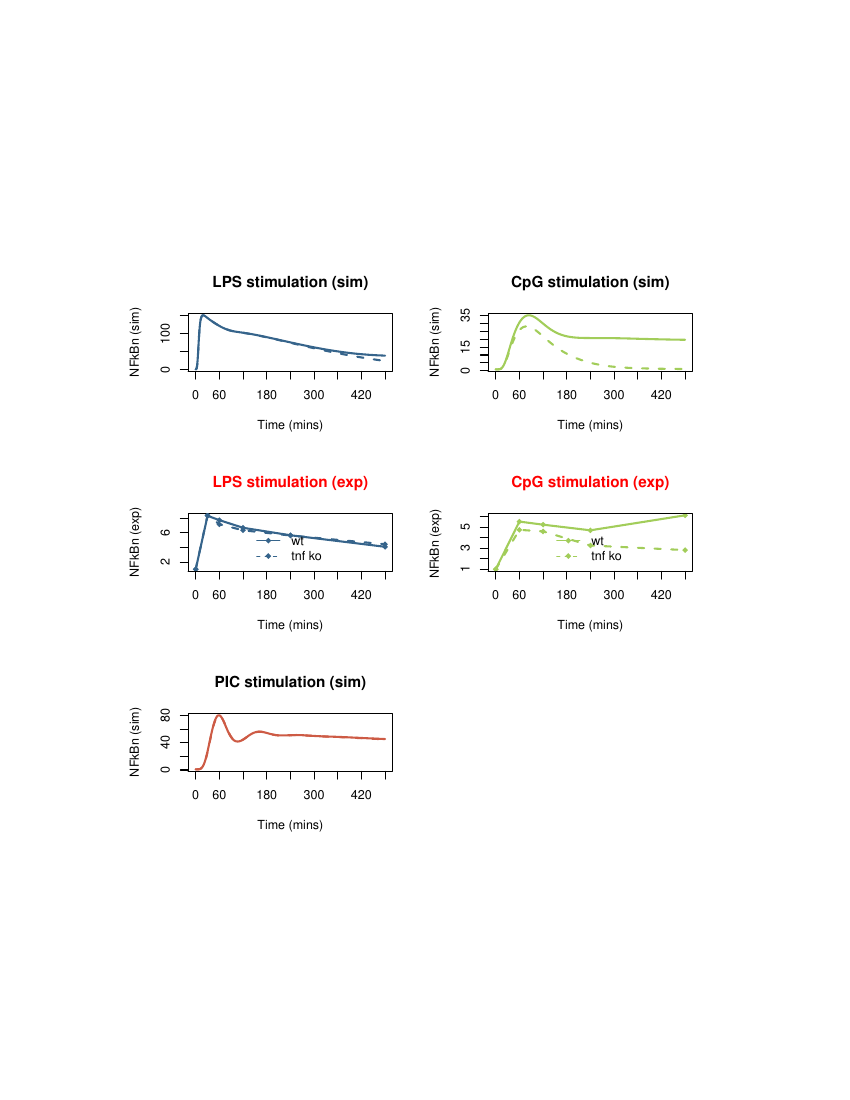

This figure's R source:
####
# read 
####

# read simulation data 
nfkb_lps_exp <- read.csv('../expdata/nfkb_LPS_w_wo_feedback.csv')
nfkb_cpg_exp <- read.csv('../expdata/nfkb_CpG_w_wo_feedback.csv')

nfkb_sim_nofeedback <- read.csv('./simData/nfkb_sim_nofeedback.csv',header=F)
nfkb_sim_feedback <- read.csv('./simData/nfkb_sim_feedback.csv',header=F)

####  
# plot 
####

pdf(file='Fig6.pdf', height=6, width=6, onefile=TRUE, family='Helvetica', paper='letter', pointsize=14) 

layout(matrix(c(1,2,3,4,5,0), 3, 2, byrow = TRUE))#, respect = TRUE)

xlim = c(0,480)
xat = seq(0,480,60)
colors = c('steelblue4','darkolivegreen3','coral3')
pchs <- c(18,17,15)

##
#simulation plot
## 
# LPS plot
matplot(nfkb_sim_feedback[,1],cbind(nfkb_sim_feedback[,2],nfkb_sim_nofeedback[,2]),
        type='l',pch=rep(pchs[1],2),col=rep(colors[1],2),lwd=2,
        lty=c(1,2),xlab='Time (mins)',ylab='NFkBn (sim)',xlim=xlim,xaxt ='n')
axis(1,at=xat,labels=xat)
title(main = "LPS stimulation (sim)")

# CpG plot
matplot(nfkb_sim_feedback[,1],cbind(nfkb_sim_feedback[,3],nfkb_sim_nofeedback[,3]),
        type='l',pch=rep(1,3),col=rep(colors[2],2),lwd=2,
        lty=c(1,2),xlab='Time (mins)',ylab='NFkBn (sim)',xlim=xlim,xaxt ='n')
axis(1,at=xat)
title(main = "CpG stimulation (sim)")



##
#exp plot
## 
# LPS plot
nfkb_lps_exp_fold = t(rbind(nfkb_lps_exp[,2]/nfkb_lps_exp[1,2],nfkb_lps_exp[,3]/nfkb_lps_exp[1,3]))
matplot(nfkb_lps_exp[,1],nfkb_lps_exp_fold,
        type='o',pch=rep(pchs[1],2),col=rep(colors[1],2),lwd=2,
        lty=c(1,2),xlab='Time (mins)',ylab='NFkBn (exp)',xlim=xlim,xaxt ='n')
axis(1,at=xat)
title(main = "LPS stimulation (exp)",col.main='red')
legend("bottom",c("wt","tnf ko"),lty=c(1,2),pch=rep(pchs[1],2),col=rep(colors[1],2),bty="n")

# CpG plot
nfkb_cpg_exp_fold = t(rbind(nfkb_cpg_exp[,2]/nfkb_cpg_exp[1,2],nfkb_cpg_exp[,3]/nfkb_cpg_exp[1,3]))

matplot(nfkb_cpg_exp[,1],nfkb_cpg_exp_fold,
        type='o',pch=rep(pchs[1],2),col=rep(colors[2],2),lwd=2,
        lty=c(1,2),xlab='Time (mins)',ylab='NFkBn (exp) ',xlim=xlim,xaxt ='n')
axis(1,at=xat)
title(main = "CpG stimulation (exp)",col.main='red')
legend("bottom",c("wt","tnf ko"),lty=c(1,2),pch=rep(pchs[1],2),col=rep(colors[2],2),bty="n")

# PIC plot
matplot(nfkb_sim_feedback[,1],cbind(nfkb_sim_feedback[,4],nfkb_sim_nofeedback[,4]),
        type='l',pch=rep(1,3),col=rep(colors[3],2),lwd=2,
        lty=c(1,2),xlab='Time (mins)',ylab='NFkBn (sim)',xlim=xlim,xaxt ='n')
axis(1,at=xat)
title(main = "PIC stimulation (sim)")

# end and open the pdf 
dev.off()
system('open Fig6.pdf')
